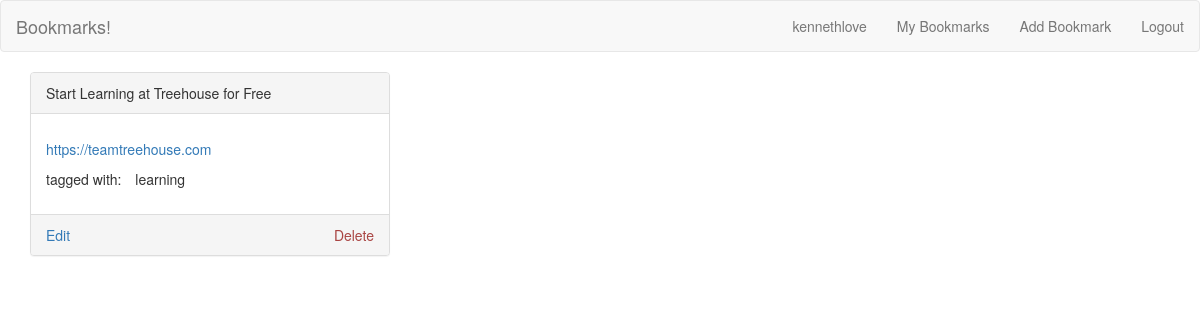
The page /bookmarks/ (signed in) on the database as committed earlier.
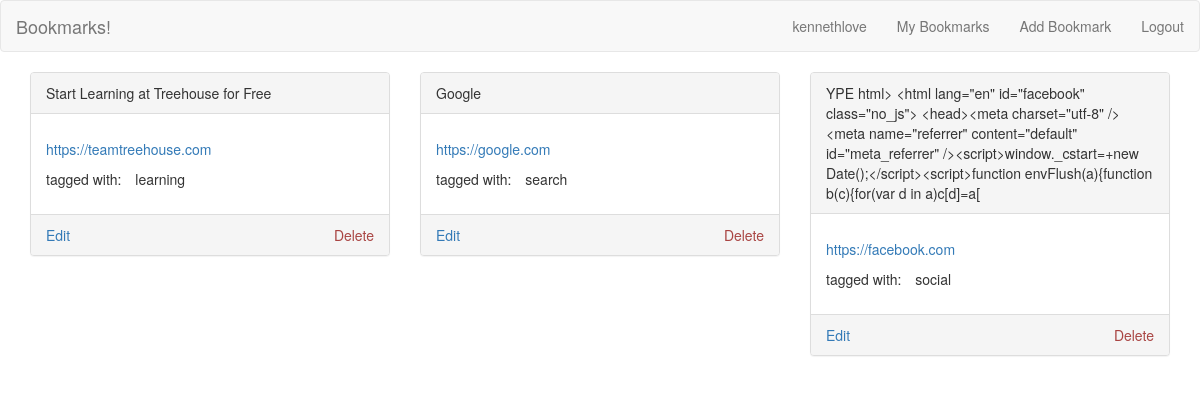
The same page on the database as committed later.
### bookmarks/models.py (models this page shows)
class Bookmark(models.Model):
    user = models.ForeignKey(settings.AUTH_USER_MODEL, related_name='bookmarks')
    url = models.URLField('URL')
    title = models.CharField(default='', blank=True, max_length=255)
    description = models.TextField(default='', blank=True)
    created_at = models.DateTimeField(auto_now_add=True)
    updated_at = models.DateTimeField(auto_now=True)
    tags = TaggableManager()
    def __str__(self):
        return self.title if self.title else self.url
    class Meta:
        unique_together = ('url', 'user')

### bookmarks/views.py (the view)
class List(LoginRequiredMixin, generic.ListView):
    model = models.Bookmark
    def get_queryset(self):
        return self.request.user.bookmarks.all()

### bookmarks/templates/bookmarks/bookmark_list.html (shortened to what this page needs)
{% extends '_layouts/base.html' %}
{% block content %}
    {% for bookmark in object_list %}
        {% include 'bookmarks/_partials/bookmark.html' %}
    {% endfor %}
{% endblock %}

### templates/_layouts/base.html (shortened to what this page needs)
{% load bootstrap3 %}
<!doctype html>
<html lang="en">
    <head>
        {% bootstrap_css %}
    </head>
    <body>
        {% include '_partials/nav.html' %}
        <div class="container-fluid">
            {% block content %}{% endblock %}
        </div>
    </body>
</html>

### templates/_partials/nav.html (shortened to what this page needs)
<nav class="navbar navbar-default">
    <div class="container-fluid">
        <div class="navbar-header">
            <a class="navbar-brand" href="#">Bookmarks!</a>
        </div>
        <ul class="nav navbar-nav navbar-right">
            {% if user.is_authenticated %}
                <li class="navbar-text">{{ user.username }}</li>
                <li><a href="{% url 'bookmarks:list' %}">My Bookmarks</a></li>
                <li><a href="{% url 'bookmarks:create' %}">Add Bookmark</a></li>
                <li><a href="{% url 'logout' %}">Logout</a></li>
            {% else %}
                <li><a href="{% url 'login' %}">Login</a></li>
            {% endif %}
        </ul>
    </div>
</nav>

### bookmarks/templates/bookmarks/_partials/bookmark.html (shortened to what this page needs)
<div class="col-md-4">
<div class="panel panel-default">
    <div class="panel-heading">{{ bookmark }}</div>
    <div class="panel-body">
        <p><a href="{{ bookmark.url }}" target="_blank">{{ bookmark.url }}</a></p>
        <section>
            <ul class="list-inline">
                <li>tagged with:</li>
                {% for tag in bookmark.tags.all %}
                <li>{{ tag }}</li>
                {% endfor %}
            </ul>
        </section>
    </div>
    {% if not delete_view %}
    <div class="panel-footer clearfix">
        <a class="pull-left" href="{% url 'bookmarks:update' pk=bookmark.pk %}">Edit</a>
        <a href="{% url 'bookmarks:delete' pk=bookmark.pk %}" class="pull-right text-danger">Delete</a>
    </div>
    {% endif %}
</div>
</div>

Rows that differ between the two databases and show on the page:
added Bookmark: title "Google", url "https://google.com"
added Tag: name "search", shown under "Google"
added Bookmark: title "YPE html> <html lang=\"en\" id=\"facebook\" class=\"no_js\"> <head><meta charset=\"utf-8\" /><meta name=\"referrer\" content=\"default\" id=\"meta_referrer\" /><script>window._cstart=+new Date();</script><script>function envFlush(a){function b(c){for(var d in a)c[d]=a[", url "https://facebook.com"
added Tag: name "social", shown under "https://facebook.com"
